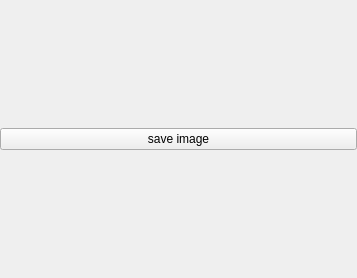
<?xml version="1.0" encoding="UTF-8"?>
<ui version="4.0">
 <class>MainWindow</class>
 <widget class="QMainWindow" name="MainWindow">
  <property name="geometry">
   <rect>
    <x>0</x>
    <y>0</y>
    <width>357</width>
    <height>278</height>
   </rect>
  </property>
  <property name="windowTitle">
   <string>MainWindow</string>
  </property>
  <widget class="QWidget" name="centralWidget">
   <layout class="QVBoxLayout" name="verticalLayout">
    <property name="spacing">
     <number>0</number>
    </property>
    <property name="leftMargin">
     <number>0</number>
    </property>
    <property name="topMargin">
     <number>0</number>
    </property>
    <property name="rightMargin">
     <number>0</number>
    </property>
    <property name="bottomMargin">
     <number>0</number>
    </property>
    <item>
     <widget class="QPushButton" name="pushButton">
      <property name="text">
       <string>save image</string>
      </property>
     </widget>
    </item>
   </layout>
  </widget>
 </widget>
 <layoutdefault spacing="6" margin="11"/>
 <resources/>
 <connections/>
</ui>
